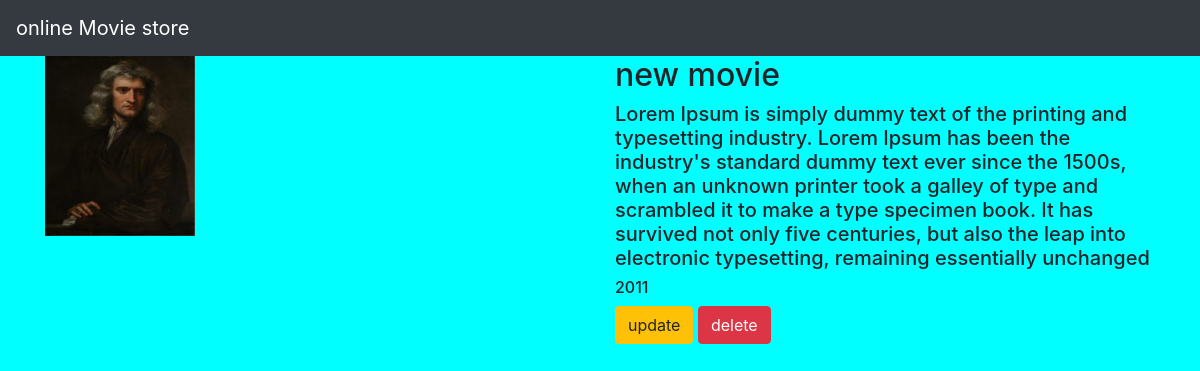
The app's page /movie/4/ with its own data.
### movieapp/models.py (models this page shows, shortened)
class Movie(models.Model):
    name=models.CharField(max_length=250)
    desc=models.TextField()
    year=models.IntegerField()
    img= models.ImageField(upload_to='gallery')

### movieapp/views.py (the view)
# urls.py: path('movie/<int:movie_id>/', views.details, name='detail'),
def details(request, movie_id):
    movie = Movie.objects.get(id=movie_id)
    return render(request, 'details.html', {'movie': movie})

### templates/details.html
{% extends 'base.html' %}
{% block body %}
<div class="container">
    <div class="row">
        <div class="col-md-6">
            <img src="{{movie.img.url}}" height="180" width="150">
    </div>
<div class="col-md-6">
    <h2>{{movie.name}}</h2>
    <h5>{{movie.desc}}</h5>
    <h6>{{movie.year}}</h6>
    <a class="btn btn-warning" href="{% url 'movieapp:update' movie.id %}">update</a>
    <a class="btn btn-danger" href="{% url 'movieapp:delete' movie.id %}">delete</a>
</div>
        </div>
</div>
{% endblock %}

### templates/base.html (shortened to what this page needs)
{% load static %}
<!DOCTYPE html>
<html lang="en">
<head>
    <link rel="stylesheet" href="https://cdn.jsdelivr.net/npm/bootstrap@4.0.0/dist/css/bootstrap.min.css">
    <link rel="stylesheet"  href="{% static 'style.css' %}" >
</head>
<body>
<nav class="navbar navbar-dark  bg-dark">
  <a class="navbar-brand" href="#">
    online Movie store
  </a>
</nav>
{% block body %}
{% endblock %}
</body>
</html>

### static/style.css (style rules this page uses)
body { background-color:aqua; }

### records on screen
Movie: img (picture), name "new movie", desc "Lorem Ipsum is simply dummy text of the printing and typesetting industry. Lorem Ipsum has been the industry's standard dummy text ever since the 1500s, when an unknown printer took a galley of type and scrambled it to make a type specimen book. It has survived not only five centuries, but also the leap into electronic typesetting, remaining essentially unchanged", year "2011"
